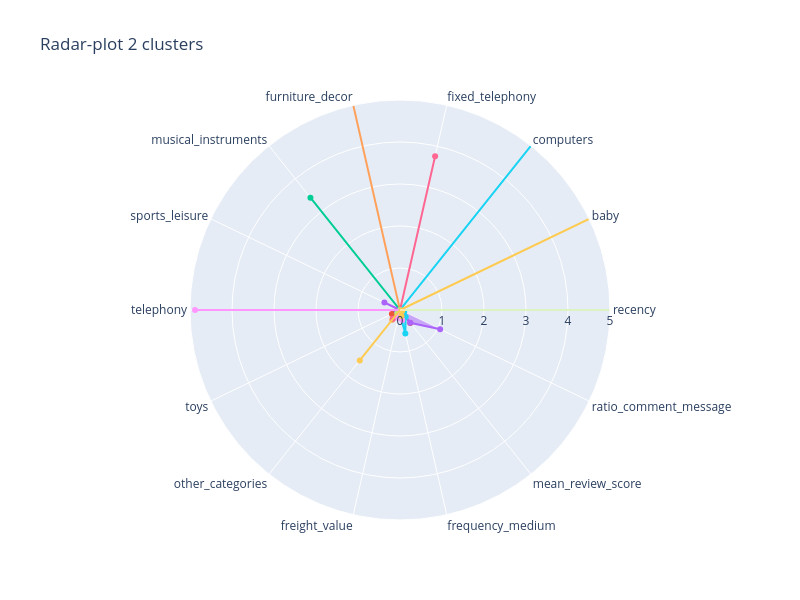

The cell this chart's notebook holds for it:
### Code cell
plot_clusters_radar(centroid_kmeans_10)

### Figure 1 — Plotly figure (JSON) as saved in the notebook; plotly's stock layout.template omitted (floating-point values rounded to 4 significant figures)
{"data": [{"fill": "toself", "name": "Cluster 0", "r": [-0.1757, -0.04336, -0.04775, -0.2663, -0.08114, -0.2924, 0.03486, -0.2049, 0.1628, -0.01757, -0.02342, -0.02385, -2.019, 0.008934], "theta": ["recency", "baby", "computers", "fixed_telephony", "furniture_decor", "musical_instruments", "sports_leisure", "telephony", "toys", "other_categories", "freight_value", "frequency_medium", "mean_review_score", "ratio_comment_message"], "type": "scatterpolar"}, {"fill": "toself", "name": "Cluster 1", "r": [-0.1757, -0.04336, -0.04775, -0.2663, -0.08114, -0.2924, -0.2133, -0.2049, 0.215, -0.0614, -0.00265, -0.06473, 0.3939, -0.8298], "theta": ["recency", "baby", "computers", "fixed_telephony", "furniture_decor", "musical_instruments", "sports_leisure", "telephony", "toys", "other_categories", "freight_value", "frequency_medium", "mean_review_score", "ratio_comment_message"], "type": "scatterpolar"}, {"fill": "toself", "name": "Cluster 2", "r": [-0.1757, -0.04336, -0.04775, -0.2663, -0.08114, 3.42, -0.2074, -0.2049, -0.5316, 0.02483, 0.05303, 0.0449, 0.01863, -0.05204], "theta": ["recency", "baby", "computers", "fixed_telephony", "furniture_decor", "musical_instruments", "sports_leisure", "telephony", "toys", "other_categories", "freight_value", "frequency_medium", "mean_review_score", "ratio_comment_message"], "type": "scatterpolar"}, {"fill": "toself", "name": "Cluster 3", "r": [-0.1757, -0.04336, -0.04775, -0.2663, -0.08114, -0.2924, 0.4117, -0.2049, 0.07127, 0.003206, -0.07796, 0.01854, 0.388, 1.06], "theta": ["recency", "baby", "computers", "fixed_telephony", "furniture_decor", "musical_instruments", "sports_leisure", "telephony", "toys", "other_categories", "freight_value", "frequency_medium", "mean_review_score", "ratio_comment_message"], "type": "scatterpolar"}, {"fill": "toself", "name": "Cluster 4", "r": [-0.1757, -0.04336, -0.04775, -0.2598, 12.32, -0.2865, -0.2055, -0.1642, -0.5401, 0.298, 0.1201, -0.1116, 0.05697, -0.01128], "theta": ["recency", "baby", "computers", "fixed_telephony", "furniture_decor", "musical_instruments", "sports_leisure", "telephony", "toys", "other_categories", "freight_value", "frequency_medium", "mean_review_score", "ratio_comment_message"], "type": "scatterpolar"}, {"fill": "toself", "name": "Cluster 5", "r": [-0.1757, -0.04336, 20.94, -0.2663, -0.08114, -0.2582, -0.1907, -0.2049, -0.555, -0.1062, 0.06065, 0.5712, 0.2164, 0.1114], "theta": ["recency", "baby", "computers", "fixed_telephony", "furniture_decor", "musical_instruments", "sports_leisure", "telephony", "toys", "other_categories", "freight_value", "frequency_medium", "mean_review_score", "ratio_comment_message"], "type": "scatterpolar"}, {"fill": "toself", "name": "Cluster 6", "r": [-0.1757, -0.04336, -0.04775, 3.755, -0.08114, -0.2806, -0.2118, -0.2049, -0.5073, 0.269, 0.1804, 0.143, -0.007291, -0.016], "theta": ["recency", "baby", "computers", "fixed_telephony", "furniture_decor", "musical_instruments", "sports_leisure", "telephony", "toys", "other_categories", "freight_value", "frequency_medium", "mean_review_score", "ratio_comment_message"], "type": "scatterpolar"}, {"fill": "toself", "name": "Cluster 7", "r": [5.69, -0.04336, -0.04775, -0.241, -0.08114, -0.2846, -0.2082, -0.1569, -0.5422, 0.1054, 0.1022, -0.08415, 0.001972, -0.07392], "theta": ["recency", "baby", "computers", "fixed_telephony", "furniture_decor", "musical_instruments", "sports_leisure", "telephony", "toys", "other_categories", "freight_value", "frequency_medium", "mean_review_score", "ratio_comment_message"], "type": "scatterpolar"}, {"fill": "toself", "name": "Cluster 8", "r": [-0.1757, -0.04336, -0.04775, -0.2557, -0.08114, -0.2778, -0.2082, 4.88, -0.5331, -0.1016, 0.1923, 0.2414, -0.009228, -0.07199], "theta": ["recency", "baby", "computers", "fixed_telephony", "furniture_decor", "musical_instruments", "sports_leisure", "telephony", "toys", "other_categories", "freight_value", "frequency_medium", "mean_review_score", "ratio_comment_message"], "type": "scatterpolar"}, {"fill": "toself", "name": "Cluster 9", "r": [-0.1757, 23.06, -0.04775, -0.2214, -0.08114, -0.2924, -0.2133, -0.2049, -0.5658, 1.536, -0.6556, 0.1472, -0.007607, 0.05549], "theta": ["recency", "baby", "computers", "fixed_telephony", "furniture_decor", "musical_instruments", "sports_leisure", "telephony", "toys", "other_categories", "freight_value", "frequency_medium", "mean_review_score", "ratio_comment_message"], "type": "scatterpolar"}], "layout": {"height": 600, "polar": {"angularaxis": {"type": "category"}, "radialaxis": {"autorange": false, "range": [0, 5], "type": "linear", "visible": true}}, "showlegend": false, "title": {"text": "Radar-plot 2 clusters"}, "width": 800}}
